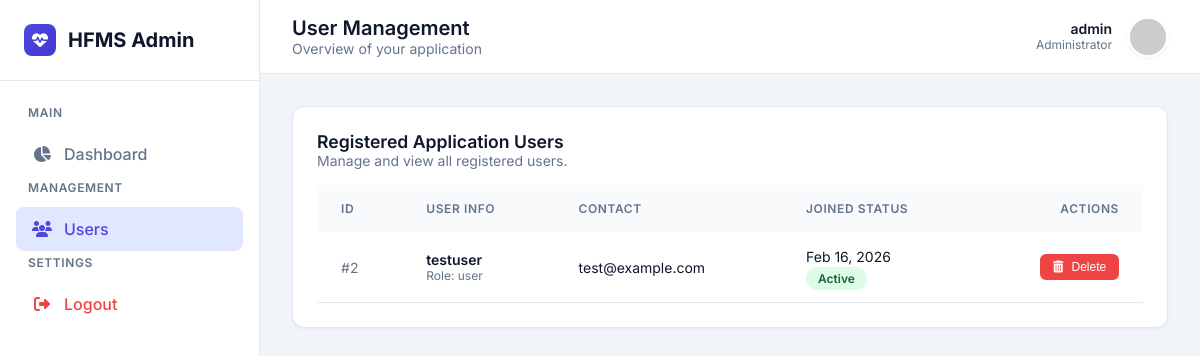
The page /admin/users.php (signed in) on the database its author committed.
### tables this page shows
CREATE TABLE user_profiles (
    profile_id INT AUTO_INCREMENT PRIMARY KEY,
    user_id INT NOT NULL UNIQUE,
    full_name VARCHAR(100) NOT NULL,
    date_of_birth DATE,
    age INT,
    gender ENUM('male', 'female', 'other') NOT NULL,
    height_cm DECIMAL(5,2) NOT NULL COMMENT 'Height in centimeters',
    weight_kg DECIMAL(5,2) NOT NULL COMMENT 'Weight in kilograms',
    activity_level ENUM('sedentary', 'light', 'moderate', 'active', 'very_active') DEFAULT 'moderate',
    health_goal ENUM('lose_weight', 'gain_weight', 'maintain', 'build_muscle', 'improve_fitness') DEFAULT 'maintain',
    medical_conditions TEXT,
    profile_image VARCHAR(255) DEFAULT 'default.png',
    created_at TIMESTAMP DEFAULT CURRENT_TIMESTAMP,
    updated_at TIMESTAMP DEFAULT CURRENT_TIMESTAMP ON UPDATE CURRENT_TIMESTAMP,
    
    FOREIGN KEY (user_id) REFERENCES users(user_id) ON DELETE CASCADE,
    INDEX idx_user_id (user_id)
);

CREATE TABLE users (
    user_id INT AUTO_INCREMENT PRIMARY KEY,
    username VARCHAR(50) NOT NULL UNIQUE,
    email VARCHAR(100) NOT NULL UNIQUE,
    password VARCHAR(255) NOT NULL,
    role ENUM('user', 'admin') DEFAULT 'user',
    is_active TINYINT(1) DEFAULT 1,
    created_at TIMESTAMP DEFAULT CURRENT_TIMESTAMP,
    updated_at TIMESTAMP DEFAULT CURRENT_TIMESTAMP ON UPDATE CURRENT_TIMESTAMP,
    
    INDEX idx_email (email),
    INDEX idx_username (username)
);

### config/database.php (called while the page is built, shortened)
<?php
class Database {
    private static $instance = null;
    private $connection;
    private function __construct() {
        try {
            $dsn = "mysql:host=" . DB_HOST . ";dbname=" . DB_NAME . ";charset=" . DB_CHARSET;
            $options = [
                PDO::ATTR_ERRMODE => PDO::ERRMODE_EXCEPTION,
                PDO::ATTR_DEFAULT_FETCH_MODE => PDO::FETCH_ASSOC,
                PDO::ATTR_EMULATE_PREPARES => false,
                PDO::MYSQL_ATTR_INIT_COMMAND => "SET NAMES " . DB_CHARSET
            ];
            $this->connection = new PDO($dsn, DB_USER, DB_PASS, $options);
        } catch (PDOException $e) {
            error_log("Database Connection Error: " . $e->getMessage());
            die("Database connection failed. Please try again later.");
        }
    }
    public static function getInstance() {
        if (self::$instance === null) {
            self::$instance = new self();
        }
        return self::$instance;
    }
    public function getConnection() {
        return $this->connection;
    }
}
function getDBConnection() {
    return Database::getInstance()->getConnection();
}
?>

### includes/User.php (called while the page is built, shortened)
<?php
class User
{
    private $db;
    public function __construct()
    {
        $this->db = getDBConnection();
    }
    public function getUserById($userId)
    {
        try {
            $stmt = $this->db->prepare("
                SELECT u.user_id, u.username, u.email, u.created_at,
                       p.profile_id, p.full_name, p.date_of_birth, p.age,
                       p.gender, p.height_cm, p.weight_kg, p.activity_level,
                       p.health_goal, p.medical_conditions, p.profile_image
                FROM users u
                LEFT JOIN user_profiles p ON u.user_id = p.user_id
                WHERE u.user_id = ?
            ");
            $stmt->execute([$userId]);
            return $stmt->fetch();
        } catch (PDOException $e) {
            error_log("Get User Error: " . $e->getMessage());
            return null;
        }
    }
}
?>

### admin/users.php (the view, shortened to what this page needs)
<?php
$pageTitle = 'User Management';
require_once 'includes/header.php';
$db = getDBConnection();
$stmt = $db->query("SELECT * FROM users WHERE role = 'user' ORDER BY created_at DESC");
$users = $stmt->fetchAll();
?>
<div class="card">
    <div style="margin-bottom: 1rem;">
        <h3 style="font-size: 1.1rem; font-weight: 600;">Registered Application Users</h3>
        <p style="color: var(--text-muted); font-size: 0.875rem;">Manage and view all registered users.</p>
    </div>
    <div class="table-container">
        <table>
            <thead>
                <tr>
                    <th>ID</th>
                    <th>User Info</th>
                    <th>Contact</th>
                    <th>Joined Status</th>
                    <th style="text-align: right;">Actions</th>
                </tr>
            </thead>
            <tbody>
                <?php if (count($users) > 0): ?>
                    <?php foreach ($users as $user): ?>
                    <tr>
                        <td style="color: var(--text-muted);">#<?= $user['user_id'] ?></td>
                        <td>
                            <div style="font-weight: 600; color: var(--text-main);"><?= htmlspecialchars($user['username']) ?></div>
                            <div style="font-size: 0.75rem; color: var(--text-muted);">Role: <?= htmlspecialchars($user['role'] ?? 'User') ?></div>
                        </td>
                        <td>
                            <div style="color: var(--text-main);"><?= htmlspecialchars($user['email']) ?></div>
                        </td>
                        <td>
                            <div style="margin-bottom: 0.25rem;"><?= date('M j, Y', strtotime($user['created_at'])) ?></div>
                            <?php if ($user['is_active']): ?>
                                <span class="badge badge-success">Active</span>
                            <?php else: ?>
                                <span class="badge badge-danger">Inactive</span>
                            <?php endif; ?>
                        </td>
                        <td style="text-align: right;">
                            <form method="POST" style="display: inline-block;" onsubmit="return confirm('Are you sure you want to permanently delete this user? All their records will be lost.');">
                                <button type="submit" name="delete_user" class="btn btn-danger" style="padding: 0.4rem 0.8rem; font-size: 0.75rem;">
                                    <i class="fas fa-trash-alt"></i> Delete
                                </button>
                            </form>
                        </td>
                    </tr>
                    <?php endforeach; ?>
                <?php endif; ?>
            </tbody>
        </table>
    </div>
</div>
</div>
</main>
</div>
</body>
</html>

### admin/includes/header.php (shortened to what this page needs)
<?php
require_once dirname(dirname(__DIR__)) . '/includes/User.php';
$user = new User();
$currentUser = $user->getUserById($_SESSION['user_id']);
function isActive($page) {
    return basename($_SERVER['PHP_SELF']) == $page ? 'active' : '';
}
?>
<!DOCTYPE html>
<html lang="en">
<head>
    <link rel="stylesheet" href="https://cdnjs.cloudflare.com/ajax/libs/font-awesome/6.4.0/css/all.min.css">
</head>
<body>
    <div class="admin-layout">
        <aside class="sidebar">
            <div class="sidebar-header">
                <div class="brand-icon">
                    <i class="fas fa-heartbeat"></i>
                </div>
                <div class="brand-text">HFMS Admin</div>
            </div>
            <nav class="sidebar-nav">
                <div class="nav-label">Main</div>
                <a href="index.php" class="nav-link <?= isActive('index.php') ?>">
                    <i class="fas fa-chart-pie"></i>
                    Dashboard
                </a>
                <div class="nav-label">Management</div>
                <a href="users.php" class="nav-link <?= isActive('users.php') ?>">
                    <i class="fas fa-users"></i>
                    Users
                </a>
                <div class="nav-label">Settings</div>
                <a href="../logout.php" class="nav-link" style="color: #ef4444;">
                    <i class="fas fa-sign-out-alt"></i>
                    Logout
                </a>
            </nav>
        </aside>
        <main class="main-content">
            <header class="top-header">
                <div class="page-title">
                    <h2><?= $pageTitle ?? 'Dashboard' ?></h2>
                    <p>Overview of your application</p>
                </div>
                <div class="user-menu">
                    <div class="user-info">
                        <div class="user-name"><?= htmlspecialchars($currentUser['username'] ?? 'Admin') ?></div>
                        <div class="user-role">Administrator</div>
                    </div>
                    <div class="avatar">
                        <img src="https://ui-avatars.com/api/?name=Admin&background=4f46e5&color=fff" alt="Admin">
                    </div>
                </div>
            </header>
            <div class="content-wrapper">

### admin/includes/header.php (style rules this page uses)
:root { --primary: #4f46e5; --primary-dark: #4338ca; --secondary: #64748b; --bg-body: #f1f5f9; --bg-card: #ffffff; --border: #e2e8f0; --text-main: #0f172a; --text-muted: #64748b; }
* { box-sizing: border-box; margin: 0; padding: 0; }
body { font-family: 'Inter', sans-serif; background-color: var(--bg-body); color: var(--text-main); height: 100vh; overflow: hidden; }
.admin-layout { display: flex; height: 100vh; }
.sidebar { width: 260px; background: var(--bg-card); border-right: 1px solid var(--border); display: flex; flex-direction: column; flex-shrink: 0; transition: all 0.3s ease; }
.sidebar-header { padding: 1.5rem; display: flex; align-items: center; gap: 0.75rem; border-bottom: 1px solid var(--border); }
.brand-icon { width: 32px; height: 32px; background: linear-gradient(135deg, var(--primary), var(--primary-dark)); color: white; border-radius: 8px; display: flex; align-items: center; justify-content: center; font-size: 1rem; }
.brand-text { font-weight: 700; font-size: 1.25rem; color: var(--text-main); }
.sidebar-nav { padding: 1.5rem 1rem; flex: 1; }
.nav-label { font-size: 0.75rem; text-transform: uppercase; color: var(--text-muted); letter-spacing: 0.05em; margin-bottom: 0.75rem; padding-left: 0.75rem; font-weight: 600; }
.nav-link { display: flex; align-items: center; padding: 0.75rem 1rem; color: var(--secondary); text-decoration: none; border-radius: 8px; margin-bottom: 0.25rem; font-weight: 500; transition: all 0.2s; }
.nav-link.active { background-color: #e0e7ff; color: var(--primary); }
.nav-link i { width: 20px; margin-right: 0.75rem; text-align: center; }
.main-content { flex: 1; overflow-y: auto; display: flex; flex-direction: column; }
.top-header { background: var(--bg-card); border-bottom: 1px solid var(--border); padding: 1rem 2rem; display: flex; justify-content: space-between; align-items: center; position: sticky; top: 0; z-index: 10; }
.page-title h2 { font-size: 1.25rem; font-weight: 600; }
.page-title p { font-size: 0.875rem; color: var(--text-muted); }
.user-menu { display: flex; align-items: center; gap: 1rem; }
.user-info { text-align: right; line-height: 1.2; }
.user-name { font-weight: 600; font-size: 0.875rem; }
.user-role { font-size: 0.75rem; color: var(--text-muted); }
.avatar { width: 40px; height: 40px; background-color: #e2e8f0; border-radius: 50%; display: flex; align-items: center; justify-content: center; overflow: hidden; border: 2px solid white; box-shadow: 0 2px 4px rgba(0,0,0,0.05); }
.avatar img { width: 100%; height: 100%; object-fit: cover; }
.content-wrapper { padding: 2rem; max-width: 1400px; width: 100%; margin: 0 auto; }
.card { background: var(--bg-card); border-radius: 12px; box-shadow: 0 1px 3px rgba(0,0,0,0.05); padding: 1.5rem; border: 1px solid var(--border); }
.btn { padding: 0.5rem 1rem; border-radius: 6px; border: none; cursor: pointer; font-weight: 500; font-size: 0.875rem; transition: all 0.2s; text-decoration: none; display: inline-flex; align-items: center; gap: 0.5rem; }
.btn-danger { background-color: #ef4444; color: white; }
.table-container { overflow-x: auto; }
table { width: 100%; border-collapse: collapse; font-size: 0.875rem; }
th { text-align: left; padding: 1rem 1.5rem; background-color: #f8fafc; color: var(--text-muted); font-weight: 600; text-transform: uppercase; font-size: 0.75rem; letter-spacing: 0.05em; }
td { padding: 1rem 1.5rem; border-bottom: 1px solid var(--border); color: var(--text-main); }
.badge { padding: 0.25rem 0.75rem; border-radius: 999px; font-size: 0.75rem; font-weight: 600; }
.badge-success { background: #dcfce7; color: #166534; }

### rows shown on the page
user_profiles: user.username "admin"
users: user_id "2", username "testuser", role "user", email "test@example.com", created_at "Feb 16, 2026", is_active "Active"

### other values the page prints
$pageTitle "User Management"
